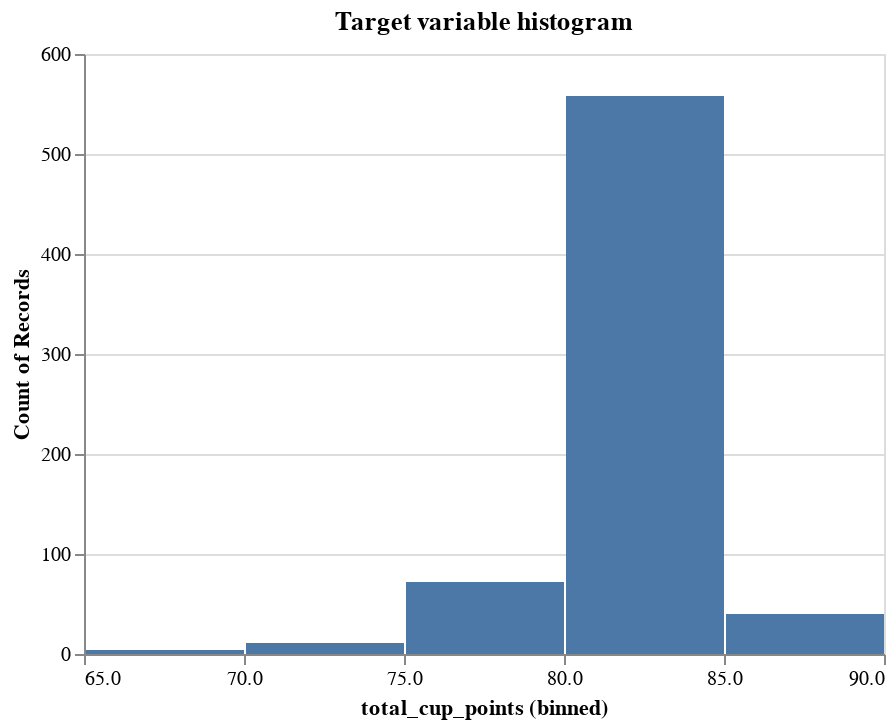

The notebook cell saved with this chart:
### Code cell
# Histogram Plot
histogram_plot = alt.Chart(train_df, title = "Target variable histogram").mark_bar().encode(
                    x = alt.X("total_cup_points:Q", bin=True),
                    y ='count()',
                    )

#histogram_plot.save('../reports/images/target_histogram.html')
histogram_plot

### Figure 1 — Vega-Lite specification as saved in the notebook (floating-point values rounded to 4 significant figures; data arrays with more than 128 entries replaced by an {"elided": "..."} marker saying what was removed)
{"$schema": "https://vega.github.io/schema/vega-lite/v4.8.1.json", "config": {"view": {"continuousHeight": 300, "continuousWidth": 400}}, "data": {"name": "data-49ebc8a18a5171093de17f96ded1aaa0"}, "datasets": {"data-49ebc8a18a5171093de17f96ded1aaa0": {"elided": "685 records"}}, "encoding": {"x": {"bin": true, "field": "total_cup_points", "type": "quantitative"}, "y": {"aggregate": "count", "type": "quantitative"}}, "mark": "bar", "title": "Target variable histogram"}
